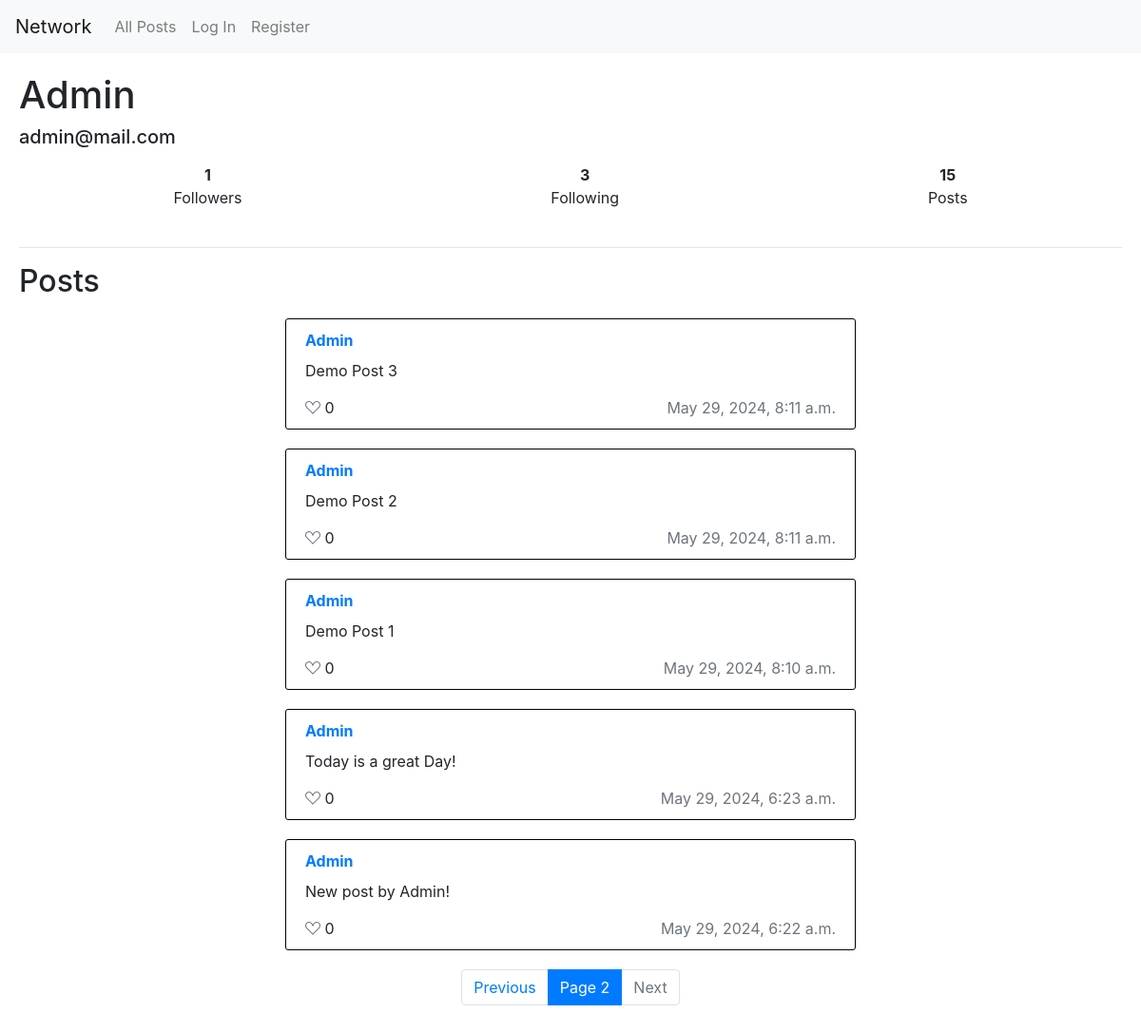
Screenshot of /profile/admin?page=2 with the database file from the repository.
### network/models.py (models this page shows, shortened)
class User(AbstractUser):
    following = models.ManyToManyField("self", related_name="followers", symmetrical=False, blank=True)
    pass

class Post(models.Model):
    poster = models.ForeignKey(User, on_delete=models.CASCADE, related_name="posts")
    content = models.TextField()
    date_created = models.DateTimeField(auto_now_add=True)
    liked_users = models.ManyToManyField(User, related_name="liked_posts", blank=True)

### network/views.py (the view)
# urls.py: path("profile/<str:username>", views.user_profile, name="user_profile"),
def user_profile(request, username):
    try:
        profile_user = User.objects.get(username=username)
    except User.DoesNotExist:
        return HttpResponse("User with this Username Doesn't Exist")
    all_posts = profile_user.posts.order_by("-date_created")
    posts = Paginator(all_posts, per_page=10)
    page = request.GET.get("page") or 1
    follows = (request.user.is_authenticated and request.user.following.filter(username=username) )
    return render(request, "network/user_profile.html", {
        "profile_user":profile_user,
        "posts": posts.get_page(page),
        "follows": follows,
    })

### network/templates/network/user_profile.html (shortened to what this page needs)
{% extends "network/layout.html" %}
{% load static %}
{% block body %}
    <h1 class="text-capitalize"> {{profile_user.username}} </h1>
    <h5 class="pb-2">{{profile_user.email}}</h5>
    <div class="d-flex flex-row justify-content-around pb-4">
        <div class="text-center"> <strong>{{profile_user.followers.count}}</strong> <br> Followers </div>
        <div class="text-center"> <strong>{{profile_user.following.count}}</strong> <br> Following  </div>
        <div class="text-center"> <strong>{{profile_user.posts.count}}</strong> <br> Posts  </div>
    </div>
    <hr>
    <h2> Posts </h2>
    {% for post in posts %}
            <div class="post" data-post_id={{post.id}}>
                <div class="content-above-div" >
                    <a class="font-weight-bolder text-capitalize" href="{% url 'user_profile' post.poster.username %}"> {{ post.poster }} </a>
                </div>
                <div class="content"> {{ post.content }} </div>
                <div class="content-below-div">
                    <div class="likes">
                        {% if user.is_authenticated %}
                            {% if request.user in post.liked_users.all %}
                                <i class="bi bi-suit-heart-fill" data-like_url="{% url 'like_post' post.id %}"></i>
                            {% else %}
                                <i class="bi bi-suit-heart" data-like_url="{% url 'like_post' post.id %}"></i>
                            {% endif %}
                        {% else %}
                            <i class="bi bi-suit-heart text-muted"></i>
                        {% endif %}
                            <span class="likes-count"> {{ post.liked_users.count }} </span>
                    </div>
                    <div class="text-muted"> {{post.date_created}}</div>
                </div>
            </div>
    {% endfor %}
    <nav aria-label="Page navigation example">
        <ul class="pagination justify-content-center">
            {% if posts.has_previous %}
                <li class="page-item"><a class="page-link" href="?page={{posts.previous_page_number}}">Previous</a></li>
            {% else %}
                <li class="page-item disabled"><a class="page-link">Previous</a></li>
            {% endif %}
            <li class="page-item active"><a class="page-link"> Page {{ posts.number }} </a></li>
            {% if posts.has_next %}
                <li class="page-item"><a class="page-link" href="?page={{posts.next_page_number}}">Next</a></li>
            {% else %}
                <li class="page-item disabled"><a class="page-link">Next</a></li>
            {% endif %}
        </ul>
    </nav>
{% endblock %}

### network/static/network/styles.css (style rules this page uses)
.post { margin: 20px auto; padding: 10px 20px; border: 1px solid black; border-radius: 3px; max-width: 600px; }
.content-above-div { padding-bottom: 8px; display: flex; flex-direction: row; justify-content: space-between; }
.content-below-div { padding-top: 15px; display: flex; flex-direction: row; justify-content: space-between; }
i { color: red; }

### rows the page displays
User: username "Admin", email "admin@mail.com", followers.count "1", following.count "3", posts.count "15"
Post: poster "Admin", content "Demo Post 3", liked_users.count "0", date_created "May 29, 2024, 8:11 a.m."
Post: poster "Admin", content "Demo Post 2", liked_users.count "0", date_created "May 29, 2024, 8:11 a.m."
Post: poster "Admin", content "Demo Post 1", liked_users.count "0", date_created "May 29, 2024, 8:10 a.m."
Post: poster "Admin", content "Today is a great Day!", liked_users.count "0", date_created "May 29, 2024, 6:23 a.m."
Post: poster "Admin", content "New post by Admin!", liked_users.count "0", date_created "May 29, 2024, 6:22 a.m."

### other values shown
{{ posts.number }} "2"
